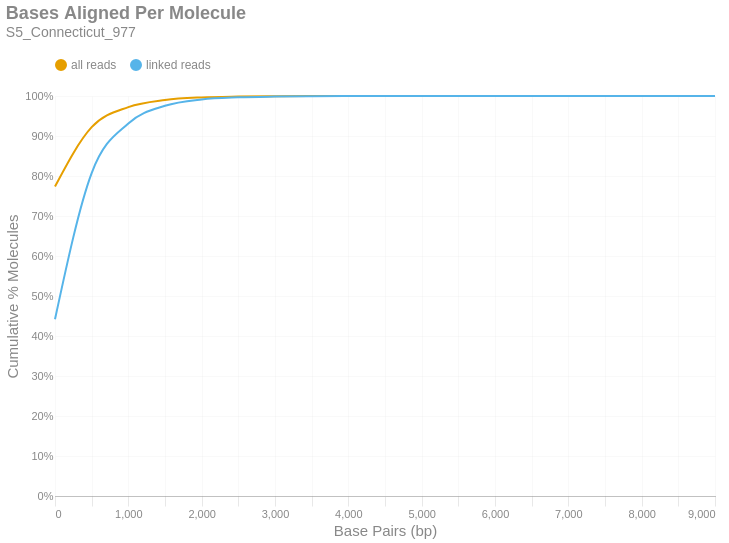

Notebook code for this chart:
### Markdown cell above
### Bases Aligned Per Molecule
This is a cumulative frequency distribution showing the number of base pairs aligned per unique molecule. These data are shown in 500 bp bins. There are two distributions: one with `all reads` (yellow) and another with only `linked reads` (blue). The percent of molecules in the `linked reads` distribution is relative to the total number of linked molecules.

### Code cell
if SKIPLR:
    print_html(f"Skipped")
else:
    binned_df = consolidated_hist(valids['aligned_bp'], mask, 500, True)
    with SafeRender(binned_df):
        (
            density_plot(binned_df, 'Bases Aligned Per Molecule', samplename, 'basesper')
            .encode(
                x=alt.X('bin:Q', title="Base Pairs (bp)").axis(tickMinStep=500).scale(padding=0),
                y=alt.Y('value:Q', title='Cumulative % Molecules')
                    .axis(format='%')
                    .scale(domain = [0,1])
                    .stack(False),
                color=alt.Color("key:N").scale(domain = ["all reads", "linked reads"]),
                tooltip = [
                    alt.Tooltip("key:N", title = "Data Type"),
                    alt.Tooltip("range_label:N", title="Bases Aligned Per Molecule"),
                    alt.Tooltip("value:Q", format = ".2%", title="% Molecules (Cum.)")
                ]
            )
        ).display()

### Figure 1 — Vega-Lite specification as saved in the notebook (floating-point values rounded to 4 significant figures)
{"width": "container", "height": 400, "config": {"title": {"anchor": "start", "dy": -15, "fontSize": 18, "color": "#888888", "subtitleColor": "#888888", "subtitleFontSize": 14}, "arc": {"fill": "#0072B2"}, "axis": {"domainColor": "#888888", "domainWidth": 0.5, "gridWidth": 0.2, "grid": false, "titleFontWeight": 400, "titleFontSize": 15, "labelFontSize": 11, "labelColor": "#888888", "tickColor": "#888888", "tickWidth": 0.2, "titleColor": "#888888"}, "axisBand": {"grid": false}, "axisX": {"grid": true, "tickSize": 10, "domainCap": "round"}, "axisY": {"domain": false, "grid": true, "tickSize": 0, "domainCap": "round"}, "background": "transparent", "header": {"labelFontSize": 15, "labelColor": "#888888", "titleFontSize": 15, "titleFontWeight": 600, "titleColor": "#888888"}, "legend": {"labelFont": "sans-serif", "labelFontSize": 12, "labelColor": "#888888", "symbolSize": 100, "symbolType": "circle", "titleFontSize": 12, "titlePadding": 10, "titleColor": "#888888", "title": null, "orient": "top"}, "range": {"category": ["#E69F00", "#56B4E9", "#009E73", "#F0E442", "#0072B2", "#D55E00", "#CC79A7", "#000000"], "diverging": ["#cfe8f3", "#a2d4ec", "#73bfe2", "#46abdb", "#1696d2", "#12719e"]}, "area": {"fill": "#0072B2", "fillOpacity": 0.7, "line": true, "strokeOpacity": 0.7}, "line": {"color": "#0072B2", "stroke": "#0072B2", "strokeWidth": 2}, "trail": {"color": "#0072B2", "stroke": "#0072B2", "strokeWidth": 0, "size": 1}, "point": {"filled": true, "fillOpacity": 1.0, "size": 95}, "text": {"color": "#888888", "fontSize": 11, "align": "right", "fontWeight": 400, "size": 11}, "bar": {"fill": "#0072B2", "stroke": null}, "view": {"stroke": null, "continuousWidth": 660, "continuousHeight": 400}}, "data": {"name": "data-03815c61623b188efcdc23c52a43f4c2"}, "mark": {"type": "line", "interpolate": "monotone", "point": {"opacity": 0, "size": 275}}, "encoding": {"color": {"field": "key", "scale": {"domain": ["all reads", "linked reads"]}, "type": "nominal"}, "tooltip": [{"field": "key", "title": "Data Type", "type": "nominal"}, {"field": "range_label", "title": "Bases Aligned Per Molecule", "type": "nominal"}, {"field": "value", "format": ".2%", "title": "% Molecules (Cum.)", "type": "quantitative"}], "x": {"axis": {"tickMinStep": 500}, "field": "bin", "scale": {"padding": 0}, "title": "Base Pairs (bp)", "type": "quantitative"}, "y": {"axis": {"format": "%"}, "field": "value", "scale": {"domain": [0, 1]}, "stack": false, "title": "Cumulative % Molecules", "type": "quantitative"}}, "params": [{"name": "param_c36ac31b6afebe62", "select": {"type": "point", "fields": ["key"]}, "bind": "legend"}], "title": {"text": "Bases Aligned Per Molecule", "subtitle": "S5_Connecticut_977"}, "transform": [{"fold": ["all reads (cumsum)", "linked reads (cumsum)"]}, {"calculate": "replace(datum.key, ' (cumsum)', '')", "as": "key"}, {"filter": {"param": "param_c36ac31b6afebe62"}}], "usermeta": {"embedOptions": {"downloadFileName": "S5_Connecticut_977.basesper"}}, "$schema": "https://vega.github.io/schema/vega-lite/v6.1.0.json", "datasets": {"data-03815c61623b188efcdc23c52a43f4c2": [{"bin": "0.0", "interval": "0.0-500.0", "all reads": 0.7738, "linked reads": 0.4419, "all reads (cumsum)": 0.7738, "linked reads (cumsum)": 0.4419, "range_label": "0-499"}, {"bin": "500.0", "interval": "500.0-1000.0", "all reads": 0.1483, "linked reads": 0.3653, "all reads (cumsum)": 0.922, "linked reads (cumsum)": 0.8072, "range_label": "500-999"}, {"bin": "1000.0", "interval": "1000.0-1500.0", "all reads": 0.05022, "linked reads": 0.1242, "all reads (cumsum)": 0.9723, "linked reads (cumsum)": 0.9314, "range_label": "1000-1499"}, {"bin": "1500.0", "interval": "1500.0-2000.0", "all reads": 0.01785, "linked reads": 0.04412, "all reads (cumsum)": 0.9901, "linked reads (cumsum)": 0.9755, "range_label": "1500-1999"}, {"bin": "2000.0", "interval": "2000.0-2500.0", "all reads": 0.006435, "linked reads": 0.01591, "all reads (cumsum)": 0.9965, "linked reads (cumsum)": 0.9914, "range_label": "2000-2499"}, {"bin": "2500.0", "interval": "2500.0-3000.0", "all reads": 0.002115, "linked reads": 0.005229, "all reads (cumsum)": 0.9986, "linked reads (cumsum)": 0.9967, "range_label": "2500-2999"}, {"bin": "3000.0", "interval": "3000.0-3500.0", "all reads": 0.0007953, "linked reads": 0.001967, "all reads (cumsum)": 0.9994, "linked reads (cumsum)": 0.9986, "range_label": "3000-3499"}, {"bin": "3500.0", "interval": "3500.0-4000.0", "all reads": 0.0003316, "linked reads": 0.0008199, "all reads (cumsum)": 0.9998, "linked reads (cumsum)": 0.9994, "range_label": "3500-3999"}, {"bin": "4000.0", "interval": "4000.0-4500.0", "all reads": 0.0001302, "linked reads": 0.0003218, "all reads (cumsum)": 0.9999, "linked reads (cumsum)": 0.9998, "range_label": "4000-4499"}, {"bin": "4500.0", "interval": "4500.0-5000.0", "all reads": 5.076e-05, "linked reads": 0.0001255, "all reads (cumsum)": 1.0, "linked reads (cumsum)": 0.9999, "range_label": "4500-4999"}, {"bin": "5000.0", "interval": "5000.0-5500.0", "all reads": 2.393e-05, "linked reads": 5.916e-05, "all reads (cumsum)": 1.0, "linked reads (cumsum)": 1.0, "range_label": "5000-5499"}, {"bin": "5500.0", "interval": "5500.0-6000.0", "all reads": 1.061e-05, "linked reads": 2.624e-05, "all reads (cumsum)": 1.0, "linked reads (cumsum)": 1.0, "range_label": "5500-5999"}, {"bin": "6000.0", "interval": "6000.0-6500.0", "all reads": 4.105e-06, "linked reads": 1.015e-05, "all reads (cumsum)": 1.0, "linked reads (cumsum)": 1.0, "range_label": "6000-6499"}, {"bin": "6500.0", "interval": "6500.0-7000.0", "all reads": 2.203e-06, "linked reads": 5.446e-06, "all reads (cumsum)": 1.0, "linked reads (cumsum)": 1.0, "range_label": "6500-6999"}, {"bin": "7000.0", "interval": "7000.0-7500.0", "all reads": 1.101e-06, "linked reads": 2.723e-06, "all reads (cumsum)": 1.0, "linked reads (cumsum)": 1.0, "range_label": "7000-7499"}, {"bin": "7500.0", "interval": "7500.0-8000.0", "all reads": 5.006e-07, "linked reads": 1.238e-06, "all reads (cumsum)": 1.0, "linked reads (cumsum)": 1.0, "range_label": "7500-7999"}, {"bin": "8000.0", "interval": "8000.0-8500.0", "all reads": 3.004e-07, "linked reads": 7.426e-07, "all reads (cumsum)": 1.0, "linked reads (cumsum)": 1.0, "range_label": "8000-8499"}, {"bin": "8500.0", "interval": "8500.0-9000.0", "all reads": 1.001e-07, "linked reads": 2.475e-07, "all reads (cumsum)": 1.0, "linked reads (cumsum)": 1.0, "range_label": "8500-8999"}, {"bin": "9000.0", "interval": "9000.0-9500.0", "all reads": 1.001e-07, "linked reads": 2.475e-07, "all reads (cumsum)": 1.0, "linked reads (cumsum)": 1.0, "range_label": "9000-9499"}]}}
